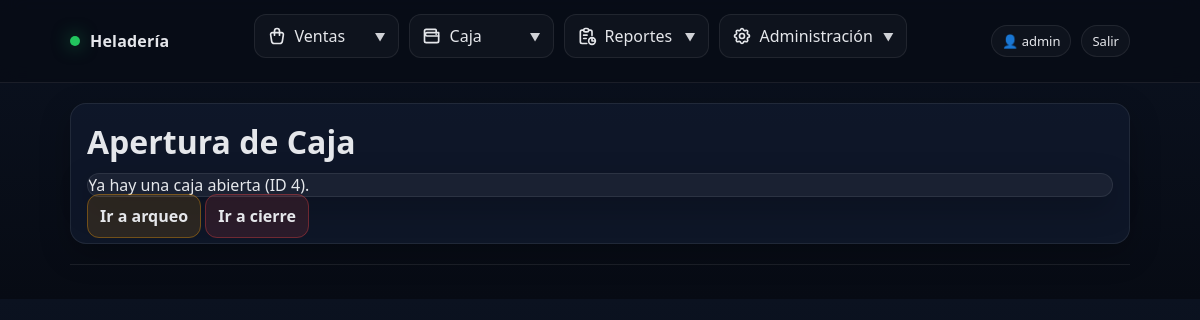
Page /caja/apertura/ (signed in) on the earlier database version.
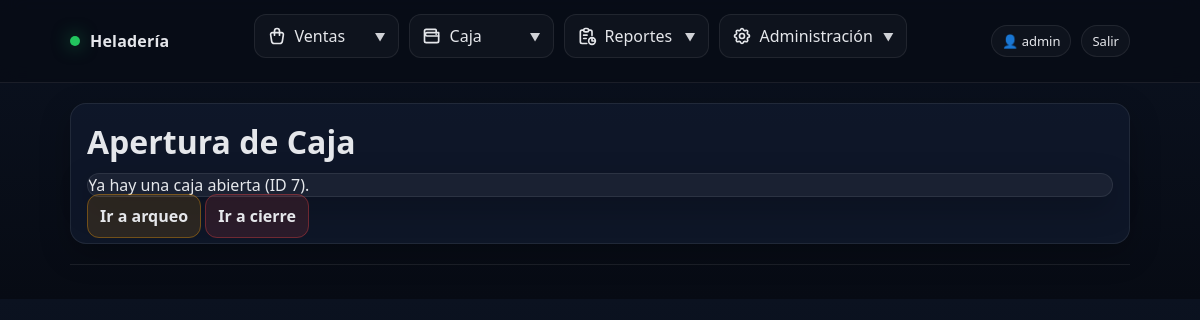
Same page on the later database version.
### apps/caja/models.py (models this page shows, shortened)
class CajaSesion(models.Model):
    class Estado(models.TextChoices):
        ABIERTA = "ABIERTA", "Abierta"
        CERRADA = "CERRADA", "Cerrada"
    usuario = models.ForeignKey(
        settings.AUTH_USER_MODEL,
        on_delete=models.PROTECT,
        related_name="cajas",
    )
    estado = models.CharField(
        max_length=10,
        choices=Estado.choices,
        default=Estado.ABIERTA,
    )
    fecha_apertura = models.DateTimeField(auto_now_add=True)
    monto_apertura = models.DecimalField(max_digits=12, decimal_places=2, default=0)
    fecha_cierre = models.DateTimeField(blank=True, null=True)
    monto_cierre_declarado = models.DecimalField(max_digits=12, decimal_places=2, blank=True, null=True)
    notas = models.CharField(max_length=255, blank=True)
    class Meta:
        ordering = ["-fecha_apertura"]
        verbose_name = "Caja (Sesión)"
        verbose_name_plural = "Cajas (Sesiones)"

### apps/caja/views.py (the view)
# urls.py: path("apertura/", views.apertura_caja, name="apertura"),
@login_required
def apertura_caja(request):
    caja = get_caja_abierta(request.user)
    if request.method == "POST":
        form = AperturaCajaForm(request.POST)
        if form.is_valid():
            try:
                abrir_caja(
                    usuario=request.user,
                    monto_apertura=form.cleaned_data["monto_apertura"],
                    notas=form.cleaned_data.get("notas", ""),
                )
                messages.success(request, "Caja abierta correctamente.")
                return redirect("caja:arqueo")
            except ValidationError as e:
                messages.error(request, str(e.message))
        else:
            messages.error(request, "Formulario inválido. Revisá los campos.")
    else:
        form = AperturaCajaForm(initial={"monto_apertura": 0})
    return render(request, "caja/apertura.html", {"form": form, "caja": caja})

### apps/caja/services.py (called while the page is built)
def get_caja_abierta(usuario) -> CajaSesion | None:
    return (
        CajaSesion.objects
        .filter(usuario=usuario, estado=CajaSesion.Estado.ABIERTA)
        .first()
    )

### templates/caja/apertura.html (shortened to what this page needs)
{% extends "base.html" %}
{% block content %}
  <div class="card">
    <h1>Apertura de Caja</h1>
    {% if caja %}
      <div class="msg">Ya hay una caja abierta (ID {{ caja.id }}).</div>
      <a class="btn warn" href="{% url 'caja:arqueo' %}">Ir a arqueo</a>
      <a class="btn danger" href="{% url 'caja:cierre' %}">Ir a cierre</a>
    {% endif %}
  </div>
{% endblock %}

Differences in the rows shown:
no longer on this page (row edited): CajaSesion: id "4"
added CajaSesion: id "7"
